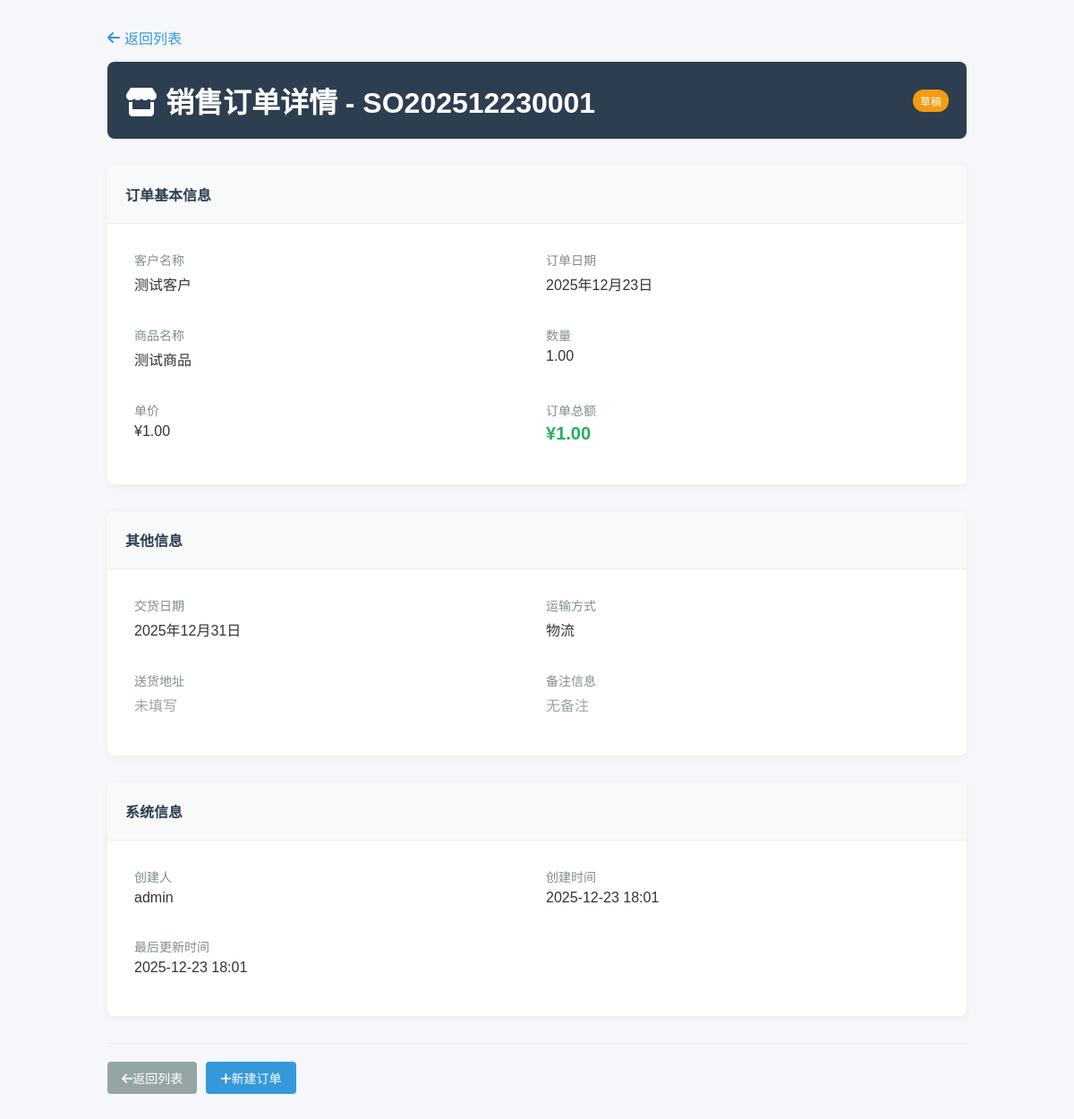
The page /finance/sales-orders/1/ (signed in) on the database its author committed.
### finance_app/models.py (models this page shows, shortened)
class SalesOrder(models.Model):
    ORDER_STATUS = [
        ('DRAFT', '草稿'),
        ('SUBMITTED', '已提交'),
        ('APPROVED', '已审核'),
        ('DELIVERED', '已发货'),
        ('INVOICED', '已开票'),
        ('PAID', '已收款'),
        ('CANCELLED', '已取消'),
    ]
    order_number = models.CharField('订单编号', max_length=50, unique=True)
    customer = models.ForeignKey(Customer, on_delete=models.CASCADE, verbose_name='客户')
    order_date = models.DateField('订单日期', default=timezone.now)
    delivery_date = models.DateField('交货日期', null=True, blank=True)
    status = models.CharField('状态', max_length=20, choices=ORDER_STATUS, default='DRAFT')
    total_amount = models.DecimalField('订单总额', max_digits=12, decimal_places=2, default=0)
    tax_amount = models.DecimalField('税额', max_digits=12, decimal_places=2, default=0)
    received_amount = models.DecimalField('已收金额', max_digits=12, decimal_places=2, default=0)
    product_name = models.CharField('商品名称', max_length=200)
    quantity = models.DecimalField('数量', max_digits=10, decimal_places=2, default=0)
    unit_price = models.DecimalField('单价', max_digits=10, decimal_places=2, default=0)
    shipping_address = models.TextField('送货地址', blank=True)
    shipping_method = models.CharField('运输方式', max_length=50, blank=True)
    notes = models.TextField('备注', blank=True)
    created_by = models.ForeignKey(User, on_delete=models.SET_NULL, null=True, verbose_name='创建人')
    created_time = models.DateTimeField('创建时间', auto_now_add=True)
    updated_time = models.DateTimeField('更新时间', auto_now=True)
    class Meta:
        verbose_name = '销售订单'
        verbose_name_plural = '销售订单'
        ordering = ['-order_date', '-created_time']

class Customer(models.Model):
    STATUS_CHOICES = [
        ('ACTIVE', '启用'),
        ('INACTIVE', '停用'),
    ]
    customer_id = models.CharField(
        max_length=20,
        primary_key=True,
        verbose_name="客户ID",
        validators=[
            RegexValidator(
                regex=r'^[A-Za-z0-9_-]+$',
                message='客户ID只能包含字母、数字、下划线和连字符',
                code='invalid_customer_id'
            ),
            MinLengthValidator(1, message='客户ID不能为空')
        ],
        error_messages={
            'unique': '客户ID已存在',
            'max_length': '客户ID不能超过20个字符',
        }
    )
    customer_name = models.CharField(max_length=100, null=False, blank=False, verbose_name="客户名称")
    credit_limit = models.DecimalField(max_digits=15, decimal_places=2, null=False, blank=False,
                                       verbose_name="信用额度")
    current_receivable = models.DecimalField(max_digits=15, decimal_places=2, default=0.00,
                                             verbose_name="当前应收账款")
    contact_info = models.TextField(null=True, blank=True, verbose_name="联系信息")
    status = models.CharField(
        max_length=20,
        choices=STATUS_CHOICES,
        null=False,
        blank=False,
        default='ACTIVE',
        verbose_name="状态"
    )
    create_time = models.DateTimeField(auto_now_add=True, verbose_name="创建时间")
    update_time = models.DateTimeField(auto_now=True, verbose_name="更新时间")
    class Meta:
        db_table = 'customers'  # 显式指定数据库表名
        verbose_name = "客户"
        verbose_name_plural = "客户"
        ordering = ['customer_id']

### finance_app/views.py (the view, shortened to what this page needs)
        def _wrapped_view(request, *args, **kwargs):
            if not request.user.is_authenticated:
                return redirect('users:login')
            if request.user.username == 'admin':
                return view_func(request, *args, **kwargs)

### finance_app/views.py (called while the page is built, shortened)
def check_finance_permission(permission_type):
    def decorator(view_func):
        def _wrapped_view(request, *args, **kwargs):
            if not request.user.is_authenticated:
                return redirect('users:login')
            if request.user.username == 'admin':
                return view_func(request, *args, **kwargs)
        return _wrapped_view
    return decorator

@login_required
@check_finance_permission('voucher')
def sales_order_detail(request, order_id):
    order = get_object_or_404(SalesOrder, id=order_id)
    context = {
        'order': order,
        'title': f'销售订单 - {order.order_number}'
    }
    return render(request, 'finance_app/sales_order_detail.html', context)

### finance_app/templates/finance_app/sales_order_detail.html (shortened to what this page needs)
<!DOCTYPE html>
<html lang="zh-CN">
<head>
    <link rel="stylesheet" href="https://cdn.bootcdn.net/ajax/libs/font-awesome/6.4.0/css/all.min.css">
</head>
<body>
    <div class="container">
        <a href="{% url 'finance_app:sales_order_list' %}" class="back-link">
            <i class="fas fa-arrow-left"></i>返回列表
        </a>
        <div class="header">
            <h1>
                <i class="fas fa-store me-2"></i>
                销售订单详情 - {{ order.order_number }}
            </h1>
            {% if order.status == 'DRAFT' %}
            <span class="badge badge-pending">草稿</span>
            {% elif order.status == 'SUBMITTED' %}
            <span class="badge badge-pending">已提交</span>
            {% else %}
            <span class="badge badge-approved">{{ order.get_status_display }}</span>
            {% endif %}
        </div>
        <div class="card">
            <div class="card-header">订单基本信息</div>
            <div class="card-body">
                <div class="info-grid">
                    <div class="info-item">
                        <div class="info-label">客户名称</div>
                        <div class="info-value">{{ order.customer.customer_name }}</div>
                    </div>
                    <div class="info-item">
                        <div class="info-label">订单日期</div>
                        <div class="info-value">{{ order.order_date|date:"Y年m月d日" }}</div>
                    </div>
                    <div class="info-item">
                        <div class="info-label">商品名称</div>
                        <div class="info-value">{{ order.product_name }}</div>
                    </div>
                    <div class="info-item">
                        <div class="info-label">数量</div>
                        <div class="info-value">{{ order.quantity }}</div>
                    </div>
                    <div class="info-item">
                        <div class="info-label">单价</div>
                        <div class="info-value">¥{{ order.unit_price|floatformat:2 }}</div>
                    </div>
                    <div class="info-item">
                        <div class="info-label">订单总额</div>
                        <div class="info-value" style="font-size: 20px; color: #27ae60; font-weight: bold;">
                            ¥{{ order.total_amount|floatformat:2 }}
                        </div>
                    </div>
                </div>
            </div>
        </div>
        <div class="card">
            <div class="card-header">其他信息</div>
            <div class="card-body">
                <div class="info-grid">
                    <div class="info-item">
                        <div class="info-label">交货日期</div>
                        <div class="info-value">
                            {% if order.delivery_date %}
                                {{ order.delivery_date|date:"Y年m月d日" }}
                            {% else %}
                                <span style="color: #95a5a6;">未设置</span>
                            {% endif %}
                        </div>
                    </div>
                    <div class="info-item">
                        <div class="info-label">运输方式</div>
                        <div class="info-value">
                            {% if order.shipping_method %}
                                {{ order.shipping_method }}
                            {% else %}
                                <span style="color: #95a5a6;">未指定</span>
                            {% endif %}
                        </div>
                    </div>
                    <div class="info-item">
                        <div class="info-label">送货地址</div>
                        <div class="info-value">
                            {% if order.shipping_address %}
                                {{ order.shipping_address }}
                            {% else %}
                                <span style="color: #95a5a6;">未填写</span>
                            {% endif %}
                        </div>
                    </div>
                    <div class="info-item">
                        <div class="info-label">备注信息</div>
                        <div class="info-value">
                            {% if order.notes %}
                                {{ order.notes }}
                            {% else %}
                                <span style="color: #95a5a6;">无备注</span>
                            {% endif %}
                        </div>
                    </div>
                </div>
            </div>
        </div>
        <div class="card">
            <div class="card-header">系统信息</div>
            <div class="card-body">
                <div class="info-grid">
                    <div class="info-item">
                        <div class="info-label">创建人</div>
                        <div class="info-value">{{ order.created_by.username }}</div>
                    </div>
                    <div class="info-item">
                        <div class="info-label">创建时间</div>
                        <div class="info-value">{{ order.created_time|date:"Y-m-d H:i" }}</div>
                    </div>
                    <div class="info-item">
                        <div class="info-label">最后更新时间</div>
                        <div class="info-value">{{ order.updated_time|date:"Y-m-d H:i" }}</div>
                    </div>
                </div>
            </div>
        </div>
        <div class="action-buttons">
            <a href="{% url 'finance_app:sales_order_list' %}" class="btn btn-secondary">
                <i class="fas fa-arrow-left me-1"></i>返回列表
            </a>
            <a href="{% url 'finance_app:sales_order_create' %}" class="btn btn-primary">
                <i class="fas fa-plus me-1"></i>新建订单
            </a>
        </div>
    </div>
</body>
</html>

### finance_app/templates/finance_app/sales_order_detail.html (style rules this page uses)
* { margin: 0; padding: 0; box-sizing: border-box; }
body { font-family: "Microsoft YaHei", sans-serif; background-color: #f5f7fa; color: #333; }
.container { max-width: 1000px; margin: 30px auto; padding: 0 20px; }
.header { background-color: #2c3e50; color: white; padding: 20px; margin-bottom: 30px; border-radius: 8px; display: flex; justify-content: space-between; align-items: center; }
.btn { padding: 8px 16px; border: none; border-radius: 4px; cursor: pointer; text-decoration: none; display: inline-block; font-size: 14px; }
.btn-primary { background-color: #3498db; color: white; }
.btn-secondary { background-color: #95a5a6; color: white; }
.card { background-color: white; border-radius: 8px; box-shadow: 0 2px 10px rgba(0,0,0,0.05); margin-bottom: 30px; overflow: hidden; }
.card-header { background-color: #f8f9fa; padding: 20px; border-bottom: 1px solid #eee; font-weight: 600; color: #2c3e50; }
.card-body { padding: 30px; }
.info-grid { display: grid; grid-template-columns: repeat(2, 1fr); gap: 20px; }
.info-item { margin-bottom: 15px; }
.info-label { color: #7f8c8d; font-size: 14px; margin-bottom: 5px; }
.info-value { font-size: 16px; font-weight: 500; }
.badge { padding: 4px 8px; border-radius: 12px; font-size: 12px; font-weight: 500; }
.badge-pending { background-color: #f39c12; color: white; }
.action-buttons { display: flex; gap: 10px; margin-top: 30px; padding-top: 20px; border-top: 1px solid #eee; }
.back-link { color: #3498db; text-decoration: none; display: inline-flex; align-items: center; gap: 5px; margin-bottom: 15px; }

### rows shown on the page
SalesOrder: order_number "SO202512230001", customer.customer_name "测试客户", order_date "2025年12月23日", product_name "测试商品", quantity "1.00", unit_price "1.00", total_amount "1.00", delivery_date "2025年12月31日", shipping_method "物流", created_by.username "admin", created_time "2025-12-23 18:01", updated_time "2025-12-23 18:01"
